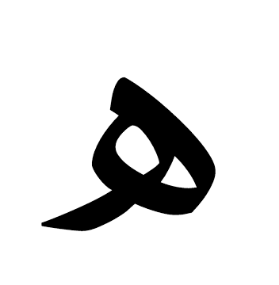
#> input picture 03-Source Code/test character letters/heh.PNG, 279 x 285 px, found by its file name
$ python 'Feature Extraction.py'
#> lines starting #> are read from the running program, lines starting #| are printed output that depends on the picture; after the words box and inside, x2 and y2 are one past the last pixel; in counts of white or black regions, pixels touching at a corner belong together
### 03-Source Code/commonfunctions.py
import cv2
import sys
import glob
import skimage.io as io
import matplotlib.pyplot as plt
import numpy as np
from skimage.exposure import histogram
from matplotlib.pyplot import bar
from skimage.color import rgb2gray,rgb2hsv
from skimage.filters import threshold_otsu
# Convolution:
from scipy.signal import convolve2d
from scipy import fftpack
import math
import os
from skimage.util import random_noise
from skimage.filters import median
from skimage.feature import canny

from mpl_toolkits.mplot3d import Axes3D  # noqa: F401 unused import

import matplotlib.pyplot as plt
from matplotlib import cm
from matplotlib.ticker import LinearLocator, FormatStrFormatter
import numpy as np

# Edges
from skimage.filters import sobel_h, sobel, sobel_v,roberts, prewitt

# Show the figures / plots inside the notebook
def show_images(images,titles=None):
    #This function is used to show image(s) with titles by sending an array of images and an array of associated titles.
    # images[0] will be drawn with the title titles[0] if exists
    # You aren't required to understand this function, use it as-is.
    n_ims = len(images)
    if titles is None: titles = ['(%d)' % i for i in range(1,n_ims + 1)]
    fig = plt.figure()
    n = 1
    for image,title in zip(images,titles):
        a = fig.add_subplot(1,n_ims,n)
        if image.ndim == 2:
            plt.gray()
        plt.imshow(image)
        a.set_title(title)
        plt.axis('off')
        n += 1
    fig.set_size_inches(np.array(fig.get_size_inches()) * n_ims)
    plt.show()


# [96 lines left out: functions show_3d_image, show_3d_image_filtering_in_freq, showHist, ConvertToBinary, ANDING_SE, ORI_SE and 2 more, not called in this run]

def PrintBinary(PIC):
    io.imshow(PIC,cmap="binary") # 0~255 np.zeros((2, 1))
    io.show()
# [22 lines left out: functions my_erosion, my_dilation, not called in this run]


def Opening(mPic, SE):
    return my_dilation(my_erosion(mPic, SE), SE)


def Closing(mPic, SE):
    return my_erosion(my_dilation(mPic, SE), SE)

### 03-Source Code/Feature Extraction.py
from commonfunctions import *
from scipy import ndimage


def findLetterContourArea(img):
    # This function finds the contours of a given image and returns it in the variable contours.
    # This function will not work correctly unless you preprocess the image properly as indicated.
    gray = cv2.cvtColor(img, cv2.COLOR_BGR2GRAY)
    ret,thresh = cv2.threshold(gray,50,255,cv2.THRESH_BINARY)
    contours, hierarchy = cv2.findContours(thresh, cv2.RETR_TREE, cv2.CHAIN_APPROX_SIMPLE)
    framearea = cv2.contourArea(contours[0])
    # TODO: Find the contour area of the given image (img) (~1 line)
    maxArea = cv2.contourArea(contours[1])
    index=1
    for i in range(1,len(contours)):
        if(cv2.contourArea(contours[i])>maxArea):
            maxArea=cv2.contourArea(contours[i])
            index=i
    #area = cv2.contourArea(contours[1])
    return maxArea, contours[index],framearea

def Count_connected_parts(img):    # this function returns the number of connected parts given the binary image of any letter
    labeled, nr_objects = ndimage.label(img < 100)  # 100 is the threshold but in case of binary image given (0,1) it will change
    #print(nr_objects)
    #print("Number of objects is {}".format(nr_objects))
    return nr_objects


def count_holes(img,num_connected_parts):    # count number of holes in each character
    gray = cv2.cvtColor(img, cv2.COLOR_BGR2GRAY)
    kernel = np.ones((3,3),np.float32)/9
    dst = cv2.filter2D(gray,-1,kernel)
    ret,thresh1 = cv2.threshold(gray,50,255,cv2.THRESH_BINARY)
    contours,hierarchy = cv2.findContours(thresh1,cv2.RETR_LIST ,cv2.CHAIN_APPROX_SIMPLE   )
    #print("y= ",len(contours)-1-num_connected_parts)
    return len(contours)-1-num_connected_parts       # -1 is the contour of the image frame

def Height_Width_Ratio(img):
    area, letter_contour,framearea = findLetterContourArea(img)
    whiteArea = framearea-area
    x, y, w, h = cv2.boundingRect(letter_contour)
    # [4 lines of commented-out code are left out]
    return h/w,   area/whiteArea

def Max_transition_rows(img):
    gray = cv2.cvtColor(img, cv2.COLOR_BGR2GRAY)
    ret, img = cv2.threshold(gray, 50, 255, cv2.THRESH_BINARY)

    MaxTransition = 0
   # MaxTransitionIndex = Base_INDEX
    for i in range(img.shape[0]):  # loop on Each row
        CurrTransitionRow = 0
        flag = 1
        for j in range(img.shape[1]):  # loop on coloumns for specific row
            if flag == 1 and img[i, j] == 0:
                flag = 0
                CurrTransitionRow += 1
            elif flag == 0 and img[i, j] == 255:
                flag = 1
                CurrTransitionRow += 1

        if CurrTransitionRow >= MaxTransition:
            #MaxTransitionIndex = i
            MaxTransition = CurrTransitionRow
    return MaxTransition

def Max_transition_colomns(img):
    gray = cv2.cvtColor(img, cv2.COLOR_BGR2GRAY)
    ret, img = cv2.threshold(gray, 50, 255, cv2.THRESH_BINARY)

    MaxTransition = 0
    # MaxTransitionIndex = Base_INDEX
    for i in range(img.shape[1]):  # loop on each coloumn
        CurrTransitionCol = 0
        flag = 1
        for j in range(img.shape[0]):  # loop on rows for specific coloumn
            if flag == 1 and img[j, i] == 0:
                flag = 0
                CurrTransitionCol += 1
            elif flag == 0 and img[j, i] == 255:
                flag = 1
                CurrTransitionCol += 1

        if CurrTransitionCol >= MaxTransition:
            # MaxTransitionIndex = i
            MaxTransition = CurrTransitionCol
    return MaxTransition


img=io.imread("test character letters/heh.png")
#> img is the input picture: shape (285, 279, 4); mean R, G, B, A 221.4, 221.4, 221.4, 255
#h_w,r=Height_Width_Ratio(image)
show_images([img])
#> in show_images, `n_ims = len(images)`: n_ims = 1
#> the loop in show_images, `for image,title in zip(images,titles):` made 1 pass
#> (title, n) on pass 1: ('(1)', 2)
#> after the loop in show_images, `for image,title in zip(images,titles):`: n = 2
#print (img)

#print (img)
x = Max_transition_rows(img)
#> in Max_transition_rows, `ret, img = cv2.threshold(gray, 50, 255, cv2.THRESH_BINARY)`:
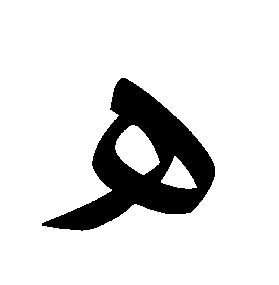
#> img: shape (285, 279); 87.2% white; 1 black region, box (x1, y1, x2, y2) and area: (42, 78, 215, 231) 10199
#> x = 6
y = Max_transition_colomns(img)
#> y = 6

print(x)
#| 6
print(y)
#| 6

$ run again, with 03-Source Code/test character letters/dad.PNG copied over 03-Source Code/test character letters/heh.PNG
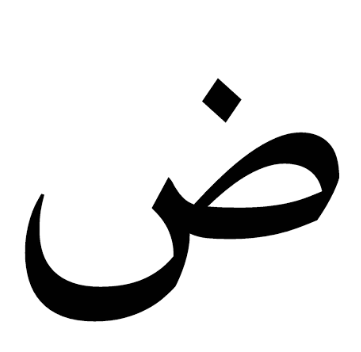
#> input picture 03-Source Code/test character letters/dad.PNG, 361 x 352 px, found by its file name
#> img is the input picture: shape (352, 361, 4); mean R, G, B, A 221.9, 221.9, 221.9, 255
#> n_ims = 1
#> the loop in show_images, `for image,title in zip(images,titles):` made 1 pass
#> (title, n) on pass 1: ('(1)', 2)
#> after the loop in show_images, `for image,title in zip(images,titles):`: n = 2
#> in Max_transition_rows, `ret, img = cv2.threshold(gray, 50, 255, cv2.THRESH_BINARY)`:
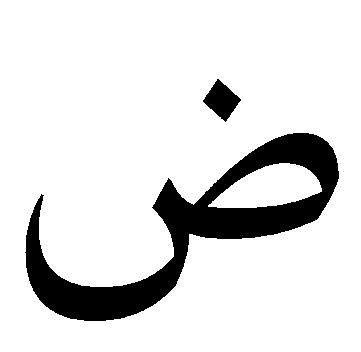
#> img: shape (352, 361); 87.4% white; 2 black regions, box (x1, y1, x2, y2) and area: (25, 133, 339, 321) 15207, (203, 79, 241, 122) 845
#> x = 8
#> y = 6
#| 8
#| 6

$ run again, with 03-Source Code/test character letters/dal.PNG copied over 03-Source Code/test character letters/heh.PNG
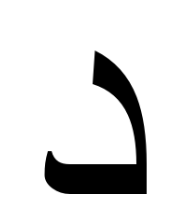
#> input picture 03-Source Code/test character letters/dal.PNG, 194 x 223 px, found by its file name
#> img is the input picture: shape (223, 194, 4); mean R, G, B, A 225.3, 225.3, 225.3, 255
#> n_ims = 1
#> the loop in show_images, `for image,title in zip(images,titles):` made 1 pass
#> (title, n) on pass 1: ('(1)', 2)
#> after the loop in show_images, `for image,title in zip(images,titles):`: n = 2
#> in Max_transition_rows, `ret, img = cv2.threshold(gray, 50, 255, cv2.THRESH_BINARY)`:
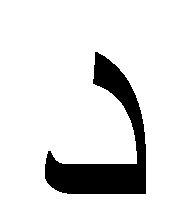
#> img: shape (223, 194); 88.7% white; 1 black region, box (x1, y1, x2, y2) and area: (45, 52, 146, 194) 4887
#> x = 4
#| 4
#| 4

$ run again, with 03-Source Code/test character letters/feh.PNG copied over 03-Source Code/test character letters/heh.PNG
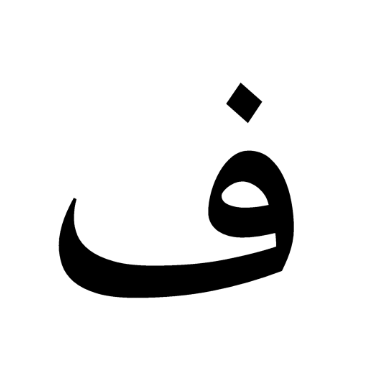
#> input picture 03-Source Code/test character letters/feh.PNG, 367 x 367 px, found by its file name
#> img is the input picture: shape (367, 367, 4); mean R, G, B, A 229.3, 229.3, 229.3, 255
#> n_ims = 1
#> the loop in show_images, `for image,title in zip(images,titles):` made 1 pass
#> (title, n) on pass 1: ('(1)', 2)
#> after the loop in show_images, `for image,title in zip(images,titles):`: n = 2
#> in Max_transition_rows, `ret, img = cv2.threshold(gray, 50, 255, cv2.THRESH_BINARY)`:
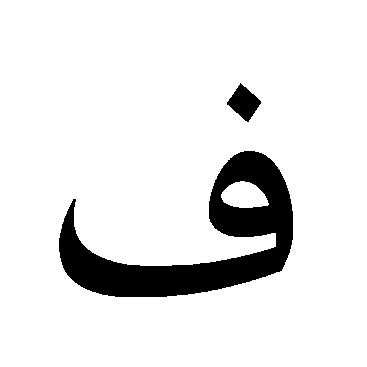
#> img: shape (367, 367); 90.2% white; 2 black regions, box (x1, y1, x2, y2) and area: (59, 151, 293, 297) 12521, (227, 83, 261, 122) 702
#> x = 6
#> y = 8
#| 6
#| 8
